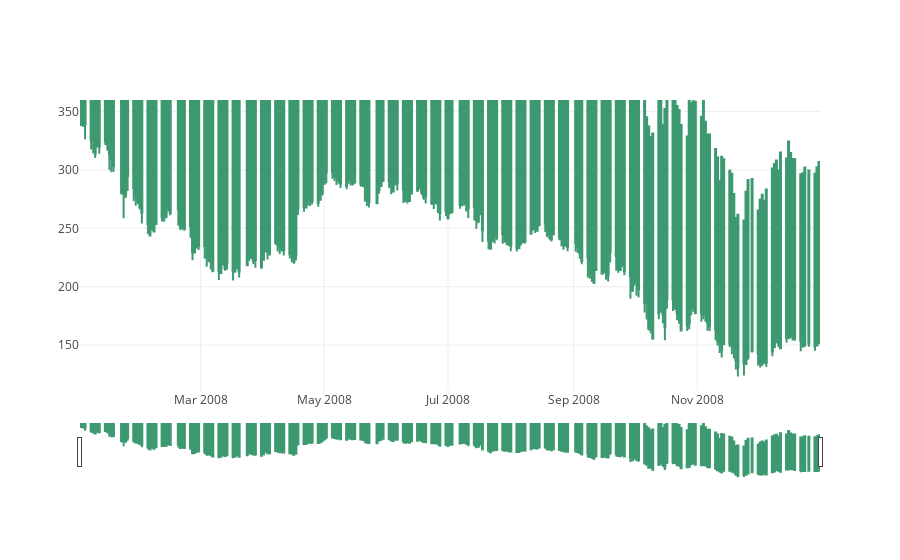

Notebook source saved alongside this figure:
### Code cell
trace = go.Candlestick(x=google['2008'].index,
                open=google['2008'].Open,
                high=google['2008'].High,
                low=google['2008'].Low,
                close=google['2008'].Close)
data = [trace]
iplot(data, filename='simple_candlestick')

### Figure 1 — Plotly figure (JSON) as saved in the notebook; plotly's stock layout.template omitted (floating-point values rounded to 4 significant figures; data arrays with more than 128 entries replaced by an {"elided": "..."} marker saying what was removed)
{"data": [{"close": {"elided": "253 float values"}, "high": {"elided": "253 float values"}, "low": {"elided": "253 float values"}, "open": {"elided": "253 float values"}, "type": "candlestick", "uid": "701e1235-0782-445c-b960-95733b3f0175", "x": {"elided": "253 str values"}}], "layout": {}}
